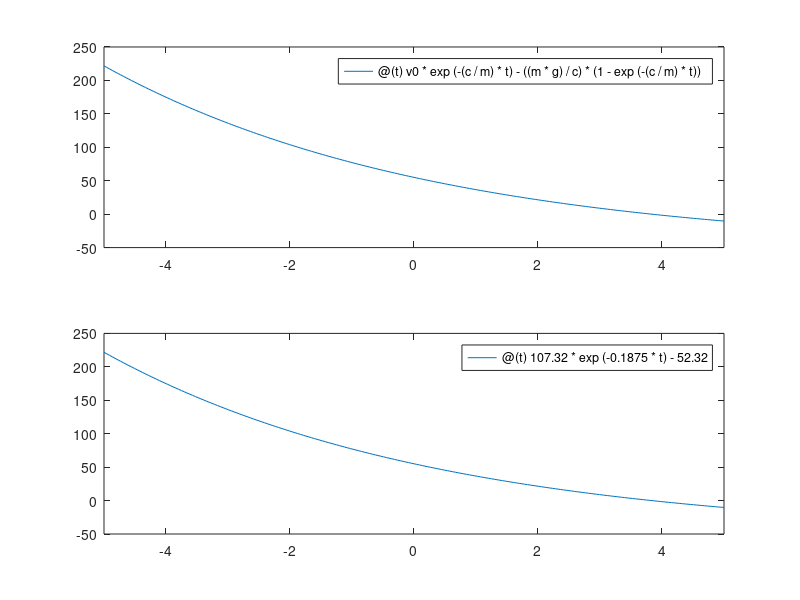

This chart was generated by the following MATLAB code:
%HW12_problem_1

v0 = 55; c = 15; g = 9.81; m = 80;
f = @(t) v0*exp(-(c/m)*t)-((m*g)/c)*(1-exp(-(c/m)*t));
g = @(t) 107.32*exp(-0.1875*t)-52.32;
hold on
subplot(2,1,1), fplot(f);
subplot(2,1,2), fplot(g)
